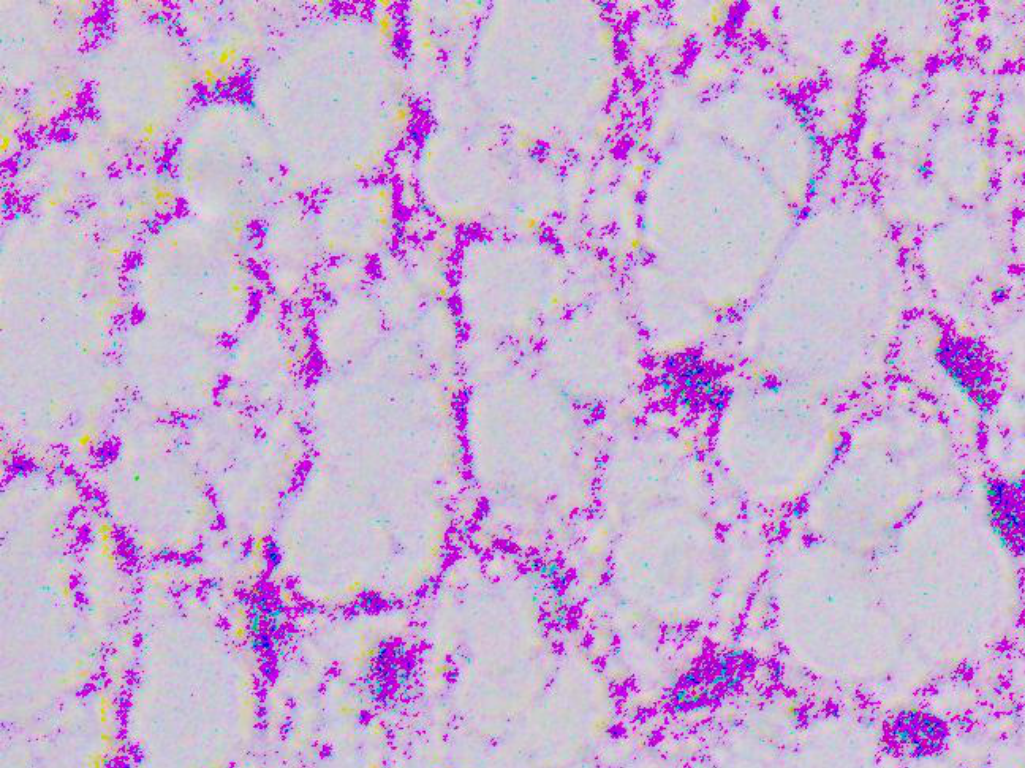
#> input picture img_crop_1_1.png, 1025 x 768 px, found by its file name
$ python modifikasi-warna-image.py
#> lines starting #> are read from the running program, lines starting #| are printed output that depends on the picture
import cv2
import numpy as np

# Baca gambar input (grayscale atau biner)
img = cv2.imread('img_save/crop/img_crop_1_1.png', cv2.IMREAD_GRAYSCALE)
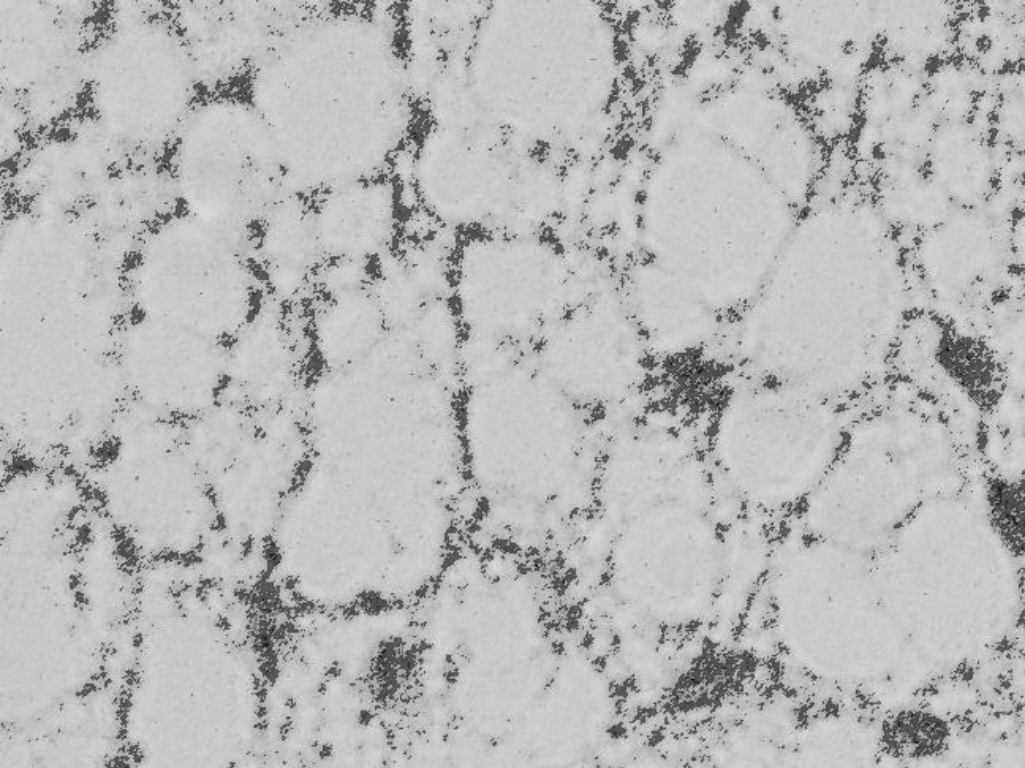
#> img: shape (768, 1025); min 16, max 232, mean 184.7

# Tentukan kernel untuk operasi morfologi
kernel = np.ones((5, 5), np.uint8)

# Lakukan operasi morfologi (misalnya opening)
morph_result = cv2.morphologyEx(img, cv2.MORPH_OPEN, kernel)
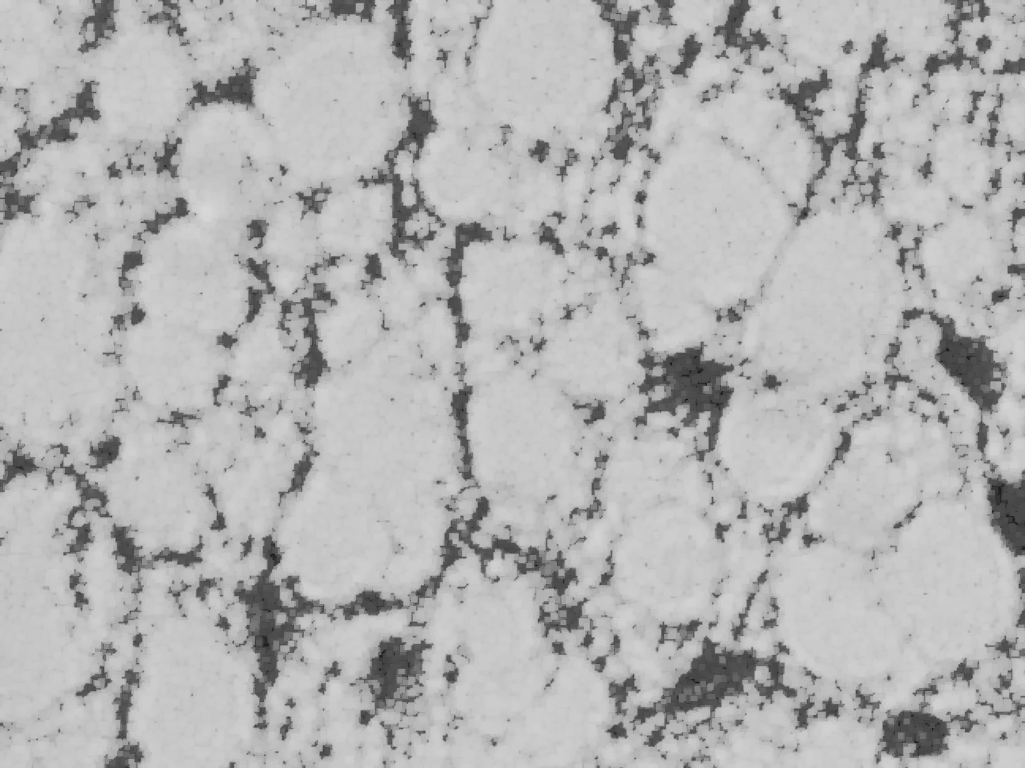
#> morph_result: shape (768, 1025); min 16, max 215, mean 179.8

# Konversi gambar hasil operasi morfologi ke BGR (warna)
morph_result_bgr = cv2.cvtColor(morph_result, cv2.COLOR_GRAY2BGR)
print(morph_result_bgr.shape)
#| (768, 1025, 3)

# Tambahkan nilai warna pada setiap channel (B, G, R)
# Misalnya, tambahkan 100 ke channel biru (B)
morph_result_bgr[:, :, 0] = cv2.add(morph_result_bgr[:, :, 0], 10)  # Tambahkan ke channel biru
morph_result_bgr[:, :, 1] = cv2.add(morph_result_bgr[:, :, 1], 150)   # Tambahkan ke channel hijau
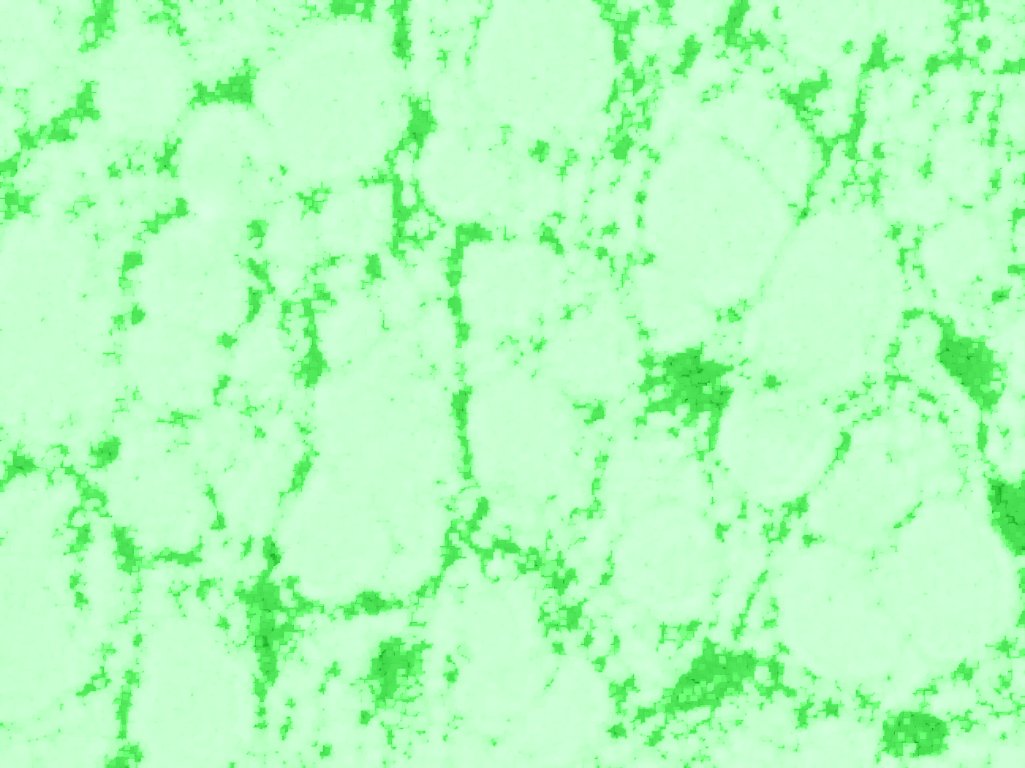
#> morph_result_bgr: shape (768, 1025, 3); mean B, G, R 189.8, 253.2, 179.8
morph_result_bgr[:, :, 2] = cv2.add(morph_result_bgr[:, :, 2], 215)   # Tambahkan ke channel merah
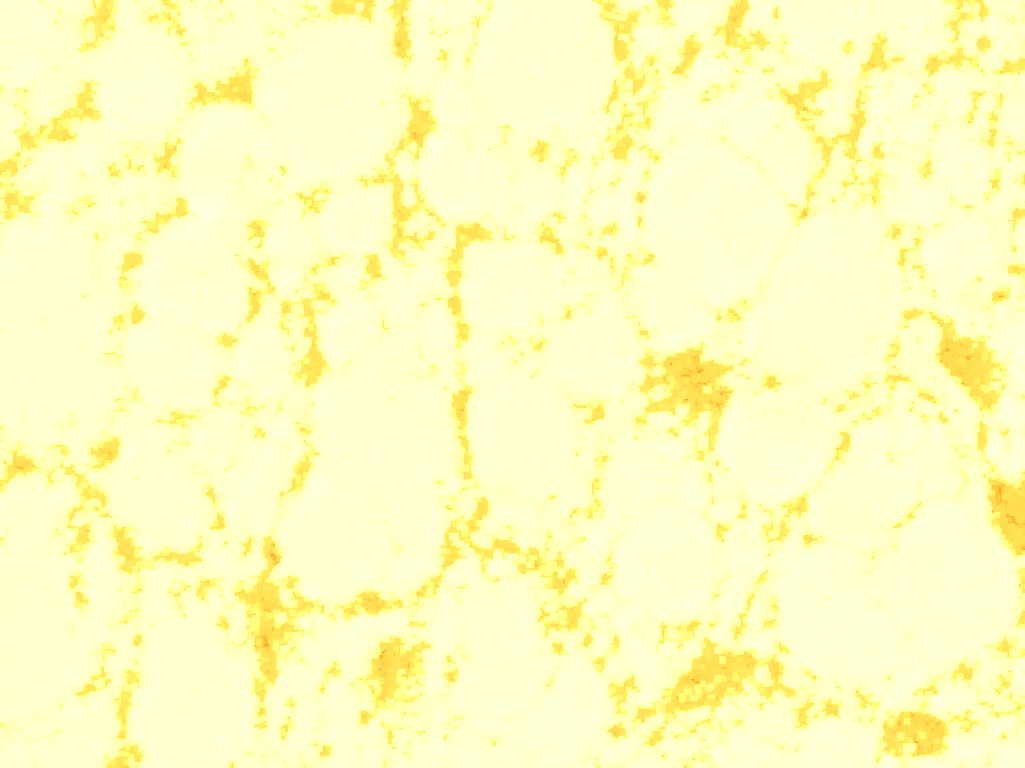
#> morph_result_bgr: shape (768, 1025, 3); mean B, G, R 189.8, 253.2, 255

# Tampilkan gambar hasil morfologi yang sudah diberi warna
cv2.imshow('Hasil Morfologi Berwarna', morph_result_bgr)
cv2.waitKey(0)
cv2.destroyAllWindows()
